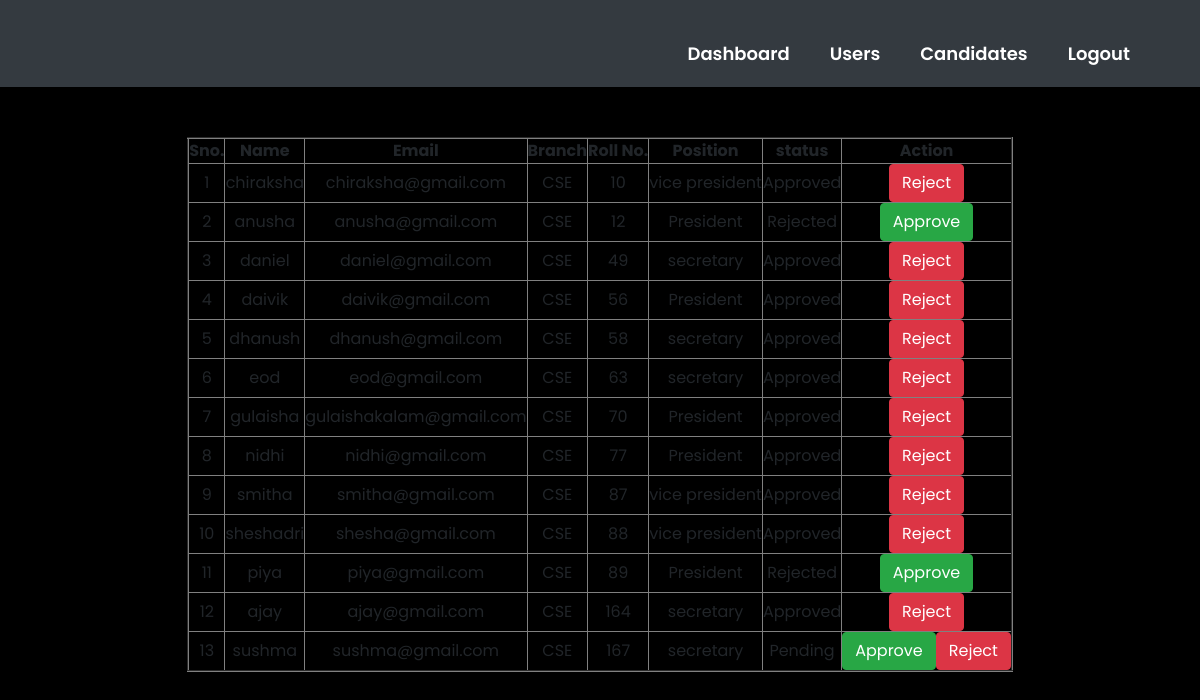
Page /user_cand.php on the committed database.
### tables this page shows
CREATE TABLE `candidates` (
  `name` varchar(50) NOT NULL,
  `email` varchar(100) DEFAULT NULL,
  `branch` varchar(30) DEFAULT NULL,
  `rollno` bigint(30) NOT NULL,
  `pname` varchar(50) NOT NULL,
  `approve_status` int(11) DEFAULT 0 COMMENT '0 for pending , 1 for approve 2 for reject'
);

### user_cand.php (the view, shortened to what this page needs)
<!DOCTYPE html>
<html>
<head>
</head>
<body>
 <link rel="stylesheet" href="css/bootstrap.min.css">
 <link rel="stylesheet" href="css/style.css">
 <link rel="stylesheet" href="https://stackpath.bootstrapcdn.com/font-awesome/4.7.0/css/font-awesome.min.css">
</head>
<body>
<div class="container-fluid" id="cont-3">
        <header id="nav-bar">
          <nav class="navbar navbar-expand-lg navbar-light bg-dark">
            <div class="collapse navbar-collapse" id="navbarNav">
              <ul class="navbar-nav ml-auto animate__animated animate__bounceInDown" style="padding-right: 50px;">
                <li class="nav-item" >
                  <a class="nav-link" href="result.php" style="color:white; font-weight: 600; text-align: center; font-size: 18px; margin-top: 20px;  text-transform: capitalize; padding: 20px;">Dashboard</a>
                </li>
				<li class="nav-item">
                  <a class="nav-link" href="user_details.php" style="color: white; font-weight: 600; text-align: center; font-size: 18px; margin-top: 20px;  text-transform: capitalize; padding: 20px;">Users</a>
                </li>
                <li class="nav-item">
                  <a class="nav-link" href="user_cand.php" style="color: white; font-weight: 600; text-align: center; font-size: 18px; margin-top: 20px;  text-transform: capitalize; padding: 20px;">Candidates</a>
                </li>
                <li class="nav-item" >
                  <a class="nav-link" href="logout-admin.php"  style="color: white; font-weight: 600; text-align: center; font-size: 18px; margin-top: 20px;  text-transform: capitalize; padding: 20px;">Logout</a>
                </li>
              </ul>
            </div>
          </nav>
        </header>
	<section style="padding-top:50px; padding-bottom:50px">
        <div class="container">
            <div class="row">
                <div class="col-md-12" >
	<?php session_start();
	include('dbConnect.php');
	$sql = "select * from candidates order by rollno ";
	$stmt = $pdo->prepare($sql);
	$stmt->execute();
	$rs =  $stmt->fetchAll();
	echo "
		<table border='2'>
			<tr>
				<th>Sno.</th>
				<th>Name</th>
				<th>Email</th>
				<th>Branch</th>
				<th>Roll No.</th>
				<th>Position</th>
				<th>status</th>
				<th>Action</th>
			</tr>
	";
	$i = 1;
	foreach($rs as $row){
		$cid = $row['rollno'];
		echo "
		<tr>
			<td>".$i."</td>
			<td>".$row['name']."</td>
			<td>".$row['email']."</td>
			<td>".$row['branch']."</td>
			<td>".$row['rollno']."</td>
			<td>".$row['pname']."</td>
			<td>";
			if($row['approve_status']==0){
				echo "Pending";
			}else if($row['approve_status']==1){
				echo "Approved";
			}else{
				echo "Rejected";
			}
			echo "</td>
			<td>";
			if($row['approve_status']==2){
				echo '<a href="change_status.php?rollno='.$cid.'&status=1" class="btn btn-success">Approve</a>';
			}else if($row['approve_status']==1){
				echo '<a href="change_status.php?rollno='.$cid.'&status=2" class="btn btn-danger">Reject</a>';
			}else if($row['approve_status']==0){
				echo '<a href="change_status.php?rollno='.$cid.'&status=1" class="btn btn-success">Approve</a>';
				echo '<a href="change_status.php?rollno='.$cid.'&status=2" class="btn btn-danger">Reject</a>';
			}
			echo "</td>
        </tr>
		";
		$i++;
	}
	echo "</table>";
    ?>
        </div>
            </div>
        </div>
    </section>
</body>
</html>

### css/style.css (style rules this page uses)
* { margin: 0; padding: 0; box-sizing: border-box; font-family: 'Poppins', sans-serif; scroll-behavior: smooth; text-align: center; }
body { background-color:black; }
#nav-bar { position: sticky; }
.navbar { background-color: black; padding: 0; }
#cont-3 { margin-left: 0; margin-right: 0; padding-left: 0; padding-right: 0; max-width: 100%; }
p,h1,ul { color: #00b4d8; }
table { margin-left: auto; margin-right: auto; }

### rows in the picture
candidates: name "chiraksha", email "chiraksha@gmail.com", branch "CSE", rollno "10", pname "vice president", approve_status "Approved"
candidates: name "anusha", email "anusha@gmail.com", branch "CSE", rollno "12", pname "President", approve_status "Rejected"
candidates: name "daniel", email "daniel@gmail.com", branch "CSE", rollno "49", pname "secretary", approve_status "Approved"
candidates: name "daivik", email "daivik@gmail.com", branch "CSE", rollno "56", pname "President", approve_status "Approved"
candidates: name "dhanush", email "dhanush@gmail.com", branch "CSE", rollno "58", pname "secretary", approve_status "Approved"
candidates: name "eod", email "eod@gmail.com", branch "CSE", rollno "63", pname "secretary", approve_status "Approved"
candidates: name "gulaisha", email "gulaishakalam@gmail.com", branch "CSE", rollno "70", pname "President", approve_status "Approved"
candidates: name "nidhi", email "nidhi@gmail.com", branch "CSE", rollno "77", pname "President", approve_status "Approved"
candidates: name "smitha", email "smitha@gmail.com", branch "CSE", rollno "87", pname "vice president", approve_status "Approved"
candidates: name "sheshadri", email "shesha@gmail.com", branch "CSE", rollno "88", pname "vice president", approve_status "Approved"
candidates: name "piya", email "piya@gmail.com", branch "CSE", rollno "89", pname "President", approve_status "Rejected"
candidates: name "ajay", email "ajay@gmail.com", branch "CSE", rollno "164", pname "secretary", approve_status "Approved"
candidates: name "sushma", email "sushma@gmail.com", branch "CSE", rollno "167", pname "secretary", approve_status "Pending"
